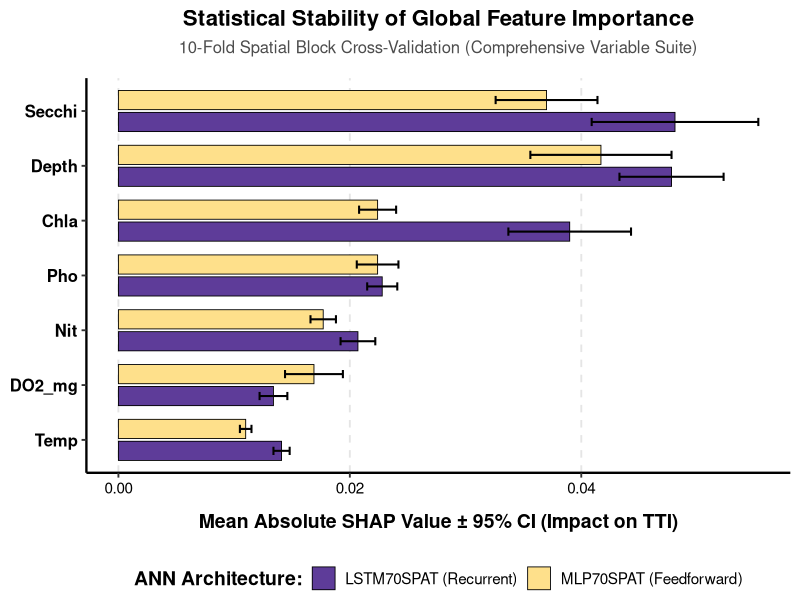
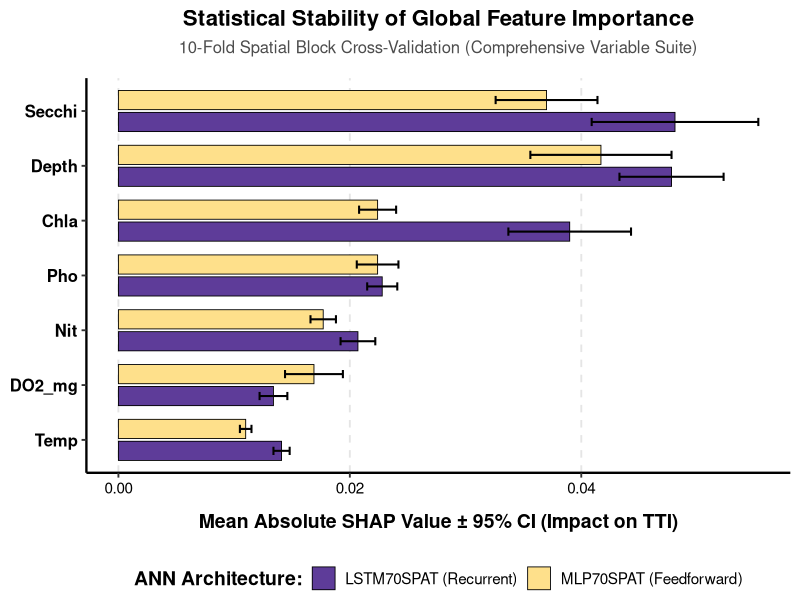

R code for these plots, in order:
#R

# 2026.05.25

# Plot Figure 2 - K-fold cross validation results.

library(ggplot2)
library(dplyr)
library(ggpubr) # Added for Elsevier publication theme

# --- 1. PREPARE THE COMPREHENSIVE K-FOLD SHAP DATA ---
shap_data <- data.frame(
  Feature = rep(c("Depth", "Secchi", "Chla", "Pho", "Nit", "Temp", "DO2_mg"), 2),
  Model   = c(rep("MLP70SPAT (Feedforward)", 7), rep("LSTM70SPAT (Recurrent)", 7)),
  Mean    = c(0.0417, 0.0370, 0.0224, 0.0224, 0.0177, 0.0110, 0.0169,  # MLP Means
              0.0478, 0.0481, 0.0390, 0.0228, 0.0207, 0.0141, 0.0134), # LSTM Means
  CI      = c(0.0061, 0.0044, 0.0016, 0.0018, 0.0011, 0.0005, 0.0025,  # MLP CIs
              0.0045, 0.0072, 0.0053, 0.0013, 0.0015, 0.0007, 0.0012)  # LSTM CIs
)

# Reorder the features dynamically based on overall dominance
shap_data$Feature <- factor(shap_data$Feature, 
                            levels = rev(c("Secchi", "Depth", "Chla", "Pho", "Nit", "DO2_mg", "Temp")))

# --- 2. GENERATE THE TARGETED PLOT ---
p_robustness <- ggplot(shap_data, aes(x = Feature, y = Mean, fill = Model)) +
  # Create the side-by-side comparison bar layout
  geom_col(position = position_dodge(width = 0.8), width = 0.7, color = "black", linewidth = 0.3) +
  
  # Add the 95% Confidence Interval Error Bars
  geom_errorbar(aes(ymin = Mean - CI, ymax = Mean + CI),
                position = position_dodge(width = 0.8), width = 0.3, 
                color = "black", linewidth = 0.7) +
  
  coord_flip() +
  
  scale_fill_manual(values = c("MLP70SPAT (Feedforward)" = "#fee08b", 
                               "LSTM70SPAT (Recurrent)" = "#5e3c99")) +
  
  labs(
    title = "Statistical Stability of Global Feature Importance",
    subtitle = "10-Fold Spatial Block Cross-Validation (Comprehensive Variable Suite)",
    x = NULL,
    y = "Mean Absolute SHAP Value ± 95% CI (Impact on TTI)",
    fill = "ANN Architecture:"
  ) +
  
  # Deploying ggpubr theme for clean, solid axes
  theme_pubr(base_size = 14) +
  theme(
    plot.title = element_text(face = "bold", hjust = 0.5, size = 16),
    plot.subtitle = element_text(hjust = 0.5, size = 12, color = "grey30", margin = margin(b = 15)),
    legend.position = "bottom",
    legend.title = element_text(face = "bold"),
    legend.text = element_text(size = 11),
    legend.background = element_rect(fill = NA, color = NA), # Clean legend background
    legend.margin = margin(t = 10),
    panel.grid.major.y = element_blank(), 
    panel.grid.major.x = element_line(color = "grey90", linetype = "dashed"), # Keep faint grid for reading values
    axis.text.y = element_text(face = "bold", color = "black", size = 12),
    axis.text.x = element_text(color = "black", size = 11),
    axis.title.x = element_text(face = "bold", margin = margin(t = 12)),
    axis.line = element_line(linewidth = 0.8) # Slightly thicker L-shape axes for print contrast
  )

print(p_robustness)

# Save targeting exact Elsevier full-page specifications (190mm wide)
ggsave("Figure2_Spatial_SHAP_Robustness_Elsevier.png", plot = p_robustness, 
       width = 7.48, height = 5.5, dpi = 500, bg = "white")
